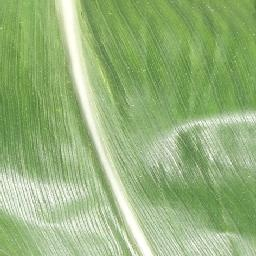
#> input picture dataset/healthy images/cbf52e27-af4f-485c-9bd3-5c33655a3873___R.S_HL 8322 copy 2.jpg, 256 x 256 px; its folder holds 3 pictures in this run
$ python project1.py
#> lines starting #> are read from the running program, lines starting #| are printed output that depends on the picture
#> in load_images_from_folder, image is the input picture: shape (256, 256, 3); mean B, G, R 123.6, 179.3, 150.3
import os
import cv2
import numpy as np
import pandas as pd

from sklearn.model_selection import train_test_split
from sklearn.neighbors import KNeighborsClassifier
from sklearn.metrics import accuracy_score, classification_report


# ============================================================
# Corn Leaf Disease Classification using KNN
#
# Dataset:
#   dataset/
#   ├── healthy images/
#   └── unhealthy images/
#
# Label:
#   0 = Healthy
#   1 = Unhealthy
# ============================================================

BASE_DIR = os.path.dirname(os.path.abspath(__file__))

HEALTHY_DIR = os.path.join(BASE_DIR, "dataset", "healthy images")
UNHEALTHY_DIR = os.path.join(BASE_DIR, "dataset", "unhealthy images")


def extract_features(image):
    """
    Extract image-level color features.

    For each RGB, HSV and LAB channel, calculate:
    - mean
    - standard deviation

    This gives one feature vector per image.
    """
    image = cv2.resize(image, (100, 100))
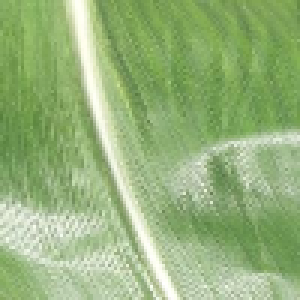
#> image: shape (100, 100, 3) (shown 3 times larger); mean of channels 0, 1, 2 123.5, 179.2, 150.2; drawn as B, G, R

    # OpenCV reads images as BGR
    rgb = cv2.cvtColor(image, cv2.COLOR_BGR2RGB)
    hsv = cv2.cvtColor(image, cv2.COLOR_BGR2HSV)
#> hsv: shape (100, 100, 3); mean H, S, V 45.4, 83.4, 179.2
    lab = cv2.cvtColor(image, cv2.COLOR_BGR2LAB)
#> lab: shape (100, 100, 3); mean of channels 0, 1, 2 177.6, 108.1, 153.5

    features = []

    # RGB features
    for channel in cv2.split(rgb):
        features.extend([np.mean(channel), np.std(channel)])
#> this loop made 3 passes
#> after the loop, features = [150.2, 35.18, 179.2, 26.07, 123.5, 41.28]

    # HSV features
    for channel in cv2.split(hsv):
        features.extend([np.mean(channel), np.std(channel)])
#> after the loop, features = [150.2, 35.18, 179.2, 26.07, 123.5, 41.28, 45.38, 3.07, 83.36, 32.83, 179.2, 26.08]

    # LAB features
    for channel in cv2.split(lab):
        features.extend([np.mean(channel), np.std(channel)])
#> after the loop, features = [150.2, 35.18, 179.2, 26.07, 123.5, 41.28, 45.38, 3.07, 83.36, 32.83, 179.2, 26.08, 177.6, 26.57, 108.1, 6.69, 153.5, 8.56]

    return features


def load_images_from_folder(folder_path, label):
    """Load images and return one feature vector per image."""
    data = []

    if not os.path.isdir(folder_path):
        raise FileNotFoundError(f"Folder not found: {folder_path}")

    for filename in sorted(os.listdir(folder_path)):
        if filename.lower().endswith((".jpg", ".jpeg", ".png", ".bmp")):
            image_path = os.path.join(folder_path, filename)

            image = cv2.imread(image_path)

            if image is None:
                print(f"Skipping unreadable image: {filename}")
                continue

            features = extract_features(image)
#> pass 3 of the loop in load_images_from_folder, `for filename in sorted(os.listdir(folder_path)):`:
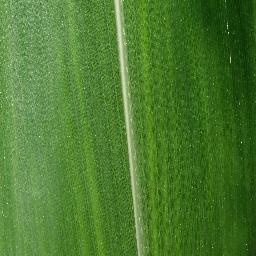
#> input picture dataset/healthy images/dc54c33e-cef2-44ae-85ff-c393d4b98cae___R.S_HL 0595.JPG, 256 x 256 px
#> in load_images_from_folder, image is the input picture: shape (256, 256, 3); mean B, G, R 47.8, 122.4, 76.4
#> in extract_features (call 3), `image = cv2.resize(image, (100, 100))`:
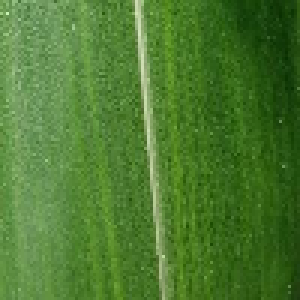
#> image: shape (100, 100, 3) (shown 3 times larger); mean of channels 0, 1, 2 47.8, 122.3, 76.3; drawn as B, G, R
#> hsv: shape (100, 100, 3); mean H, S, V 48.7, 163.8, 122.3
#> lab: shape (100, 100, 3); mean of channels 0, 1, 2 118.6, 98.4, 162.8
#> the loop in extract_features (call 3), `for channel in cv2.split(rgb):` made 3 passes
#> after the loop in extract_features (call 3), `for channel in cv2.split(rgb):`: features = [76.34, 29.96, 122.3, 28.79, 47.81, 30.04]
#> the loop in extract_features (call 3), `for channel in cv2.split(hsv):` made 3 passes
#> after the loop in extract_features (call 3), `for channel in cv2.split(hsv):`: features = [76.34, 29.96, 122.3, 28.79, 47.81, 30.04, 48.7, 2.08, 163.8, 40.07, 122.3, 28.79]
#> the loop in extract_features (call 3), `for channel in cv2.split(lab):` made 3 passes
#> after the loop in extract_features (call 3), `for channel in cv2.split(lab):`: features = [76.34, 29.96, 122.3, 28.79, 47.81, 30.04, 48.7, 2.08, 163.8, 40.07, 122.3, 28.79, 118.6, 29.11, 98.4, 3.15, 162.8, 5.02]

            data.append({
                "filename": filename,
                "label": label,
                "features": features
            })

    return data


# ------------------------------------------------------------
# Load images
# ------------------------------------------------------------

print("Loading healthy images...")
healthy_data = load_images_from_folder(HEALTHY_DIR, 0)
#> healthy_data = 3 items

print("Loading unhealthy images...")
unhealthy_data = load_images_from_folder(UNHEALTHY_DIR, 1)
#> call 2 of load_images_from_folder, with folder_path = 'dataset/unhealthy images', label = 1
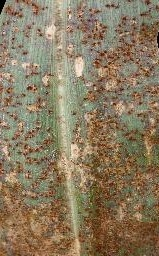
#> input picture dataset/unhealthy images/RS_Rust 2470.JPG, 159 x 256 px
#> in load_images_from_folder, image is the input picture: shape (256, 159, 3); mean B, G, R 95.7, 122, 138.9
#> in extract_features (call 4), `image = cv2.resize(image, (100, 100))`:
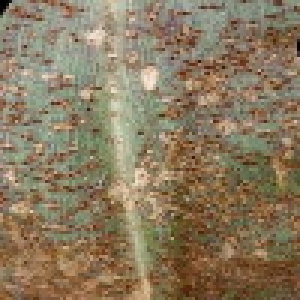
#> image: shape (100, 100, 3) (shown 3 times larger); mean of channels 0, 1, 2 95.5, 121.8, 138.7; drawn as B, G, R
#> in extract_features (call 4), `hsv = cv2.cvtColor(image, cv2.COLOR_BGR2HSV)`: hsv: shape (100, 100, 3); mean H, S, V 21.4, 86.2, 139.9
#> in extract_features (call 4), `lab = cv2.cvtColor(image, cv2.COLOR_BGR2LAB)`: lab: shape (100, 100, 3); mean of channels 0, 1, 2 132.4, 130.8, 145.2
#> the loop in extract_features (call 4), `for channel in cv2.split(rgb):` made 3 passes
#> after the loop in extract_features (call 4), `for channel in cv2.split(rgb):`: features = [138.7, 28.64, 121.8, 33.67, 95.47, 36.7]
#> the loop in extract_features (call 4), `for channel in cv2.split(hsv):` made 3 passes
#> after the loop in extract_features (call 4), `for channel in cv2.split(hsv):`: features = [138.7, 28.64, 121.8, 33.67, 95.47, 36.7, 21.36, 10.98, 86.19, 43.12, 139.9, 28.91]
#> the loop in extract_features (call 4), `for channel in cv2.split(lab):` made 3 passes
#> after the loop in extract_features (call 4), `for channel in cv2.split(lab):`: features = [138.7, 28.64, 121.8, 33.67, 95.47, 36.7, 21.36, 10.98, 86.19, 43.12, 139.9, 28.91, 132.4, 31.99, 130.8, 6.52, 145.2, 6.34]
#> unhealthy_data = 1 item

if not healthy_data:
    raise ValueError("No readable images found in 'healthy images'.")

if not unhealthy_data:
    raise ValueError("No readable images found in 'unhealthy images'.")


# Combine both classes
all_data = healthy_data + unhealthy_data
#> all_data = 4 items

X = np.array([item["features"] for item in all_data])
y = np.array([item["label"] for item in all_data])
#> y = [0, 0, 0, 1]

filenames = np.array([item["filename"] for item in all_data])

print(f"\nTotal images: {len(all_data)}")
#| Total images: 4
print(f"Healthy images: {len(healthy_data)}")
#| Healthy images: 3
print(f"Unhealthy images: {len(unhealthy_data)}")
#| Unhealthy images: 1
print(f"Feature matrix shape: {X.shape}")
#| Feature matrix shape: (4, 18)


# ------------------------------------------------------------
# Split IMAGES into training and testing sets
# ------------------------------------------------------------

#> (the run stopped early here; a loop or call above may not have finished)
